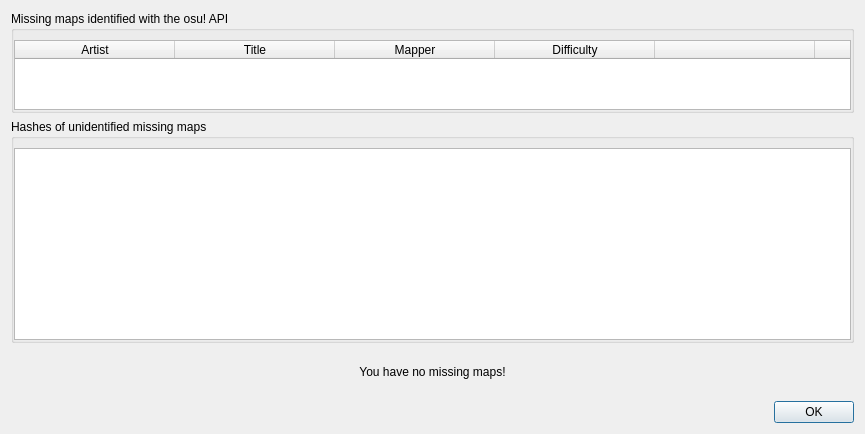
<?xml version="1.0" encoding="UTF-8"?>
<ui version="4.0">
 <class>MissingMapsDialog</class>
 <widget class="QDialog" name="MissingMapsDialog">
  <property name="geometry">
   <rect>
    <x>0</x>
    <y>0</y>
    <width>865</width>
    <height>434</height>
   </rect>
  </property>
  <property name="windowTitle">
   <string>Missing Maps</string>
  </property>
  <property name="windowIcon">
   <iconset>
    <normaloff>icons/oce.png</normaloff>icons/oce.png</iconset>
  </property>
  <layout class="QVBoxLayout" name="verticalLayout">
   <item>
    <layout class="QVBoxLayout" name="container">
     <item>
      <widget class="QGroupBox" name="api_box">
       <property name="title">
        <string>Missing maps identified with the osu! API</string>
       </property>
       <layout class="QVBoxLayout" name="verticalLayout_4">
        <property name="leftMargin">
         <number>0</number>
        </property>
        <property name="rightMargin">
         <number>0</number>
        </property>
        <property name="bottomMargin">
         <number>0</number>
        </property>
        <item>
         <widget class="QTableWidget" name="api_table">
          <property name="horizontalScrollBarPolicy">
           <enum>Qt::ScrollBarAlwaysOff</enum>
          </property>
          <property name="sizeAdjustPolicy">
           <enum>QAbstractScrollArea::AdjustToContentsOnFirstShow</enum>
          </property>
          <property name="selectionBehavior">
           <enum>QAbstractItemView::SelectRows</enum>
          </property>
          <property name="rowCount">
           <number>0</number>
          </property>
          <property name="columnCount">
           <number>6</number>
          </property>
          <attribute name="horizontalHeaderVisible">
           <bool>true</bool>
          </attribute>
          <attribute name="horizontalHeaderCascadingSectionResizes">
           <bool>false</bool>
          </attribute>
          <attribute name="horizontalHeaderDefaultSectionSize">
           <number>160</number>
          </attribute>
          <attribute name="horizontalHeaderShowSortIndicator" stdset="0">
           <bool>false</bool>
          </attribute>
          <attribute name="horizontalHeaderStretchLastSection">
           <bool>true</bool>
          </attribute>
          <attribute name="verticalHeaderVisible">
           <bool>false</bool>
          </attribute>
          <column>
           <property name="text">
            <string>Artist</string>
           </property>
          </column>
          <column>
           <property name="text">
            <string>Title</string>
           </property>
          </column>
          <column>
           <property name="text">
            <string>Mapper</string>
           </property>
          </column>
          <column>
           <property name="text">
            <string>Difficulty</string>
           </property>
          </column>
          <column>
           <property name="text">
            <string/>
           </property>
           <property name="toolTip">
            <string>Open this map's osu! page</string>
           </property>
           <property name="icon">
            <iconset>
             <normaloff>icons/osu.png</normaloff>icons/osu.png</iconset>
           </property>
          </column>
          <column>
           <property name="text">
            <string/>
           </property>
           <property name="toolTip">
            <string>Search for this map on Bloodcat</string>
           </property>
           <property name="icon">
            <iconset>
             <normaloff>icons/bloodcat.png</normaloff>icons/bloodcat.png</iconset>
           </property>
          </column>
         </widget>
        </item>
       </layout>
      </widget>
     </item>
     <item>
      <widget class="QGroupBox" name="unmatched_box">
       <property name="title">
        <string>Hashes of unidentified missing maps</string>
       </property>
       <layout class="QVBoxLayout" name="verticalLayout_3">
        <property name="leftMargin">
         <number>0</number>
        </property>
        <property name="rightMargin">
         <number>0</number>
        </property>
        <property name="bottomMargin">
         <number>0</number>
        </property>
        <item>
         <widget class="QTextEdit" name="unmatched_textbox">
          <property name="readOnly">
           <bool>true</bool>
          </property>
         </widget>
        </item>
       </layout>
      </widget>
     </item>
     <item>
      <widget class="QLabel" name="no_missing_label">
       <property name="sizePolicy">
        <sizepolicy hsizetype="Expanding" vsizetype="Expanding">
         <horstretch>0</horstretch>
         <verstretch>0</verstretch>
        </sizepolicy>
       </property>
       <property name="text">
        <string>You have no missing maps!</string>
       </property>
       <property name="alignment">
        <set>Qt::AlignCenter</set>
       </property>
      </widget>
     </item>
    </layout>
   </item>
   <item>
    <widget class="QDialogButtonBox" name="button_box">
     <property name="orientation">
      <enum>Qt::Horizontal</enum>
     </property>
     <property name="standardButtons">
      <set>QDialogButtonBox::Ok</set>
     </property>
    </widget>
   </item>
  </layout>
 </widget>
 <resources/>
 <connections>
  <connection>
   <sender>button_box</sender>
   <signal>accepted()</signal>
   <receiver>MissingMapsDialog</receiver>
   <slot>accept()</slot>
   <hints>
    <hint type="sourcelabel">
     <x>248</x>
     <y>254</y>
    </hint>
    <hint type="destinationlabel">
     <x>157</x>
     <y>274</y>
    </hint>
   </hints>
  </connection>
  <connection>
   <sender>button_box</sender>
   <signal>rejected()</signal>
   <receiver>MissingMapsDialog</receiver>
   <slot>reject()</slot>
   <hints>
    <hint type="sourcelabel">
     <x>316</x>
     <y>260</y>
    </hint>
    <hint type="destinationlabel">
     <x>286</x>
     <y>274</y>
    </hint>
   </hints>
  </connection>
 </connections>
</ui>
